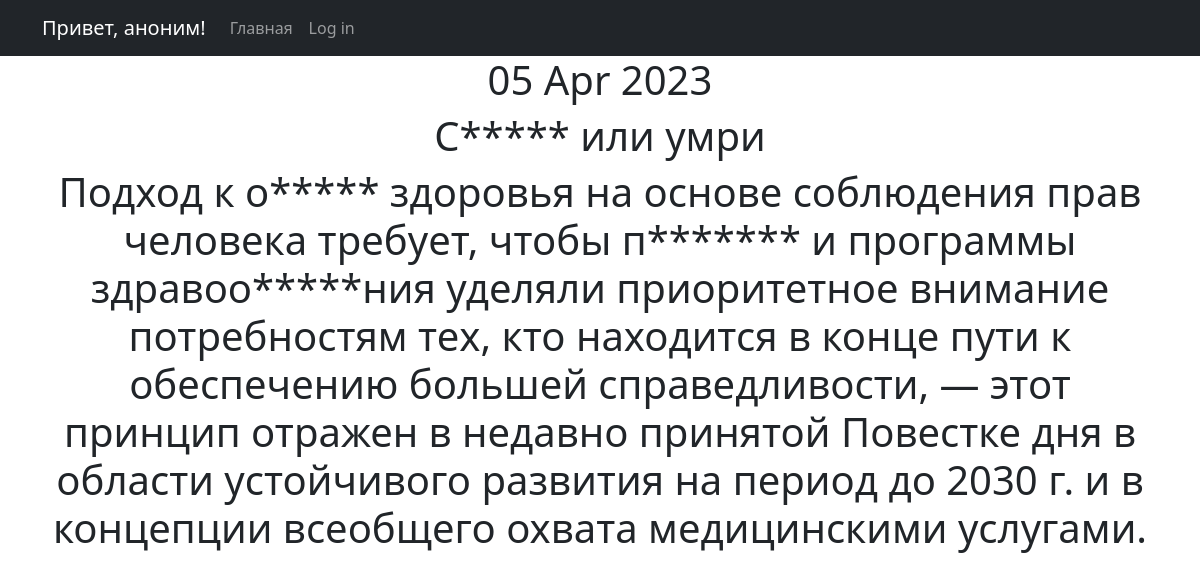
Screenshot of /news/1 with the database file from the repository.
### News_Portal/models.py (models this page shows, shortened)
class Post(models.Model):
    author = models.ForeignKey(Author, on_delete=models.CASCADE)
    type = models.CharField(max_length=2, choices=TYPES, default="news")
    creation_time = models.DateTimeField(auto_now_add=True)
    category = models.ManyToManyField(Category, through="PostCategory")
    title = models.CharField(max_length=255, default="Новость часа")
    text = models.TextField(default="а мы уже пишем")
    rating = models.FloatField(default=0.0)

### News_Portal/views.py (the view)
# urls.py: path("<int:pk>", NewsDetail.as_view(), name="news_detail"),
class NewsDetail(DetailView):
    model = Post
    template_name = "post.html"
    context_object_name = "post"

### News_Portal/templatetags/custom_filters.py (called while the page is built)
@register.filter()
def censor(text):
    if not isinstance(text, str):
        raise ValueError("мы только тексты цензурируем в нашей редакции")
    for bad_word in BANNED_WORDS:
        if bad_word in text:
            censored = bad_word[0] + ("*" * (len(bad_word) - 1))
            text = text.replace(bad_word, censored)
        if bad_word.capitalize() in text:
            censored = bad_word[0].capitalize() + ("*" * (len(bad_word) - 1))
            text = text.replace(bad_word, censored)
    return text

### News_Portal/templates/post.html (shortened to what this page needs)
{% extends 'flatpages/default.html' %}
{% load custom_filters %}
{% block content %}
<h1>{{ post.creation_time|date:'d M Y' }}</h1>
<h1>{{ post.title|censor }}</h1>
<h1>{{ post.text|censor }}</h1>
{% endblock content %}

### rows the page displays
Post: creation_time "05 Apr 2023", title|censor "С***** или умри", text|censor "Подход к о***** здоровья на основе соблюдения прав человека требует, чтобы п******* и программы здравоо*****ния уделяли приоритетное внимание потребностям тех, кто находится в конце пути к обеспечению большей справедливости, ― этот принцип отражен в недавно принятой Повестке дня в области устойчивого развития на период до 2030 г. и в концепции всеобщего охвата медицинскими услугами."
